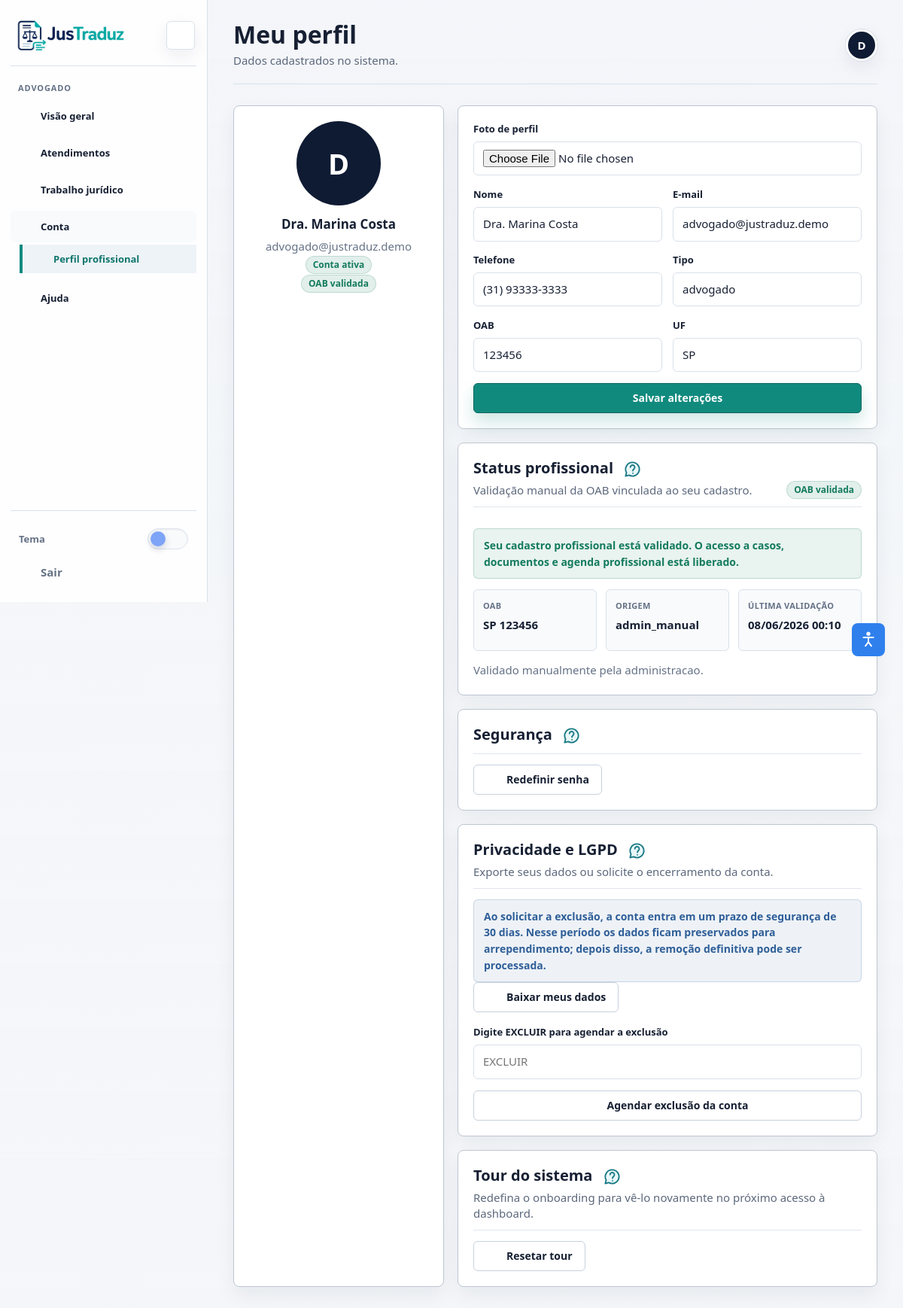
/frontend/perfil.php (signed in), run on the app's committed database.
### tables this page shows
CREATE TABLE IF NOT EXISTS users (
    id INT AUTO_INCREMENT PRIMARY KEY,
    organization_id INT NULL,
    nome VARCHAR(100) NOT NULL,
    email VARCHAR(100) UNIQUE NOT NULL,
    senha VARCHAR(255) NOT NULL,
    tipo ENUM('cliente', 'advogado', 'estagiario', 'admin') NOT NULL,
    
    oab VARCHAR(20),
    oab_uf VARCHAR(10),
    oab_status VARCHAR(50),
    oab_rejection_reason TEXT NULL,
    oab_submitted_at DATETIME NULL,
    oab_validated_at DATETIME NULL,
    oab_validated_by INT NULL,
    oab_parametro TEXT,
    oab_verificado BOOLEAN DEFAULT FALSE,

     
    oab_tipo VARCHAR(50),
    status_cna ENUM('pendente', 'verificado', 'invalido', 'nao_encontrado') DEFAULT 'pendente',
    cna_validado_em DATETIME NULL,
    cna_origem VARCHAR(50) NULL,
    cna_payload_cache TEXT NULL,
    cna_ultimo_erro TEXT NULL,
    cna_tentativas INT DEFAULT 0,
    
    telefone VARCHAR(25),
    cpf VARCHAR(14),
    foto_perfil VARCHAR(255),
    google_sub VARCHAR(255) UNIQUE,
    google_picture VARCHAR(255),
    google_linked_at DATETIME NULL,
    provider VARCHAR(30) NULL,
    profile_completed BOOLEAN DEFAULT TRUE,
    email_verified_at DATETIME NULL,
    deletion_requested_at DATETIME NULL,
    deletion_scheduled_at DATETIME NULL,
    status ENUM('ativo','inativo') DEFAULT 'ativo',
    created_at TIMESTAMP DEFAULT CURRENT_TIMESTAMP,
    updated_at DATETIME NULL DEFAULT NULL ON UPDATE CURRENT_TIMESTAMP,
    INDEX idx_users_tipo_status (tipo, status),
    UNIQUE KEY uniq_users_cpf (cpf),
    INDEX idx_users_oab_status (oab_status),
    INDEX idx_users_organization (organization_id),
    INDEX idx_users_provider (provider),
    INDEX idx_users_google_sub (google_sub),
    INDEX idx_users_deletion_schedule (deletion_scheduled_at),
    CONSTRAINT fk_users_organization FOREIGN KEY (organization_id) REFERENCES organizations(id) ON DELETE SET NULL,
    FOREIGN KEY (oab_validated_by) REFERENCES users(id) ON DELETE SET NULL
) DEFAULT CHARSET=utf8mb4;

### frontend/perfil.php (called while the page is built)
<?php
require __DIR__ . '/pages/app/perfil.php';

### frontend/app/support/database.php (called while the page is built, shortened)
<?php
function fetch_one(PDO $pdo, string $sql, array $params = []): ?array
{
    $stmt = $pdo->prepare($sql);
    $stmt->execute($params);
    $row = $stmt->fetch();
    return $row ?: null;
}

### backend/app/config/database.php (called while the page is built, shortened)
<?php
if (!function_exists('database_table_has_column')) {
    function database_table_has_column(PDO $pdo, string $table, string $column): bool
    {
        $driver = $pdo->getAttribute(PDO::ATTR_DRIVER_NAME);
        $safeTable = preg_replace('/[^A-Za-z0-9_]/', '', $table);
        $stmt = $pdo->prepare("SHOW COLUMNS FROM `$safeTable` WHERE Field = ?");
        $stmt->execute([$column]);
        return (bool) $stmt->fetch();
    }
}

### frontend/app/support/session.php (called while the page is built, shortened)
<?php
function current_user_id(): int
{
    return (int) ($_SESSION['id'] ?? 0);
}

### frontend/app/support/http.php (called while the page is built, shortened)
<?php
function e(?string $value): string
{
    return htmlspecialchars((string) $value, ENT_QUOTES, 'UTF-8');
}

### backend/app/config/app.php (called while the page is built, shortened)
<?php
function app_base_path(): string
{
    static $basePath = null;
    if ($basePath !== null) {
        return $basePath;
    }
    $scriptName = str_replace('\\', '/', (string) ($_SERVER['SCRIPT_NAME'] ?? ''));
    foreach (['/backend/', '/frontend/'] as $marker) {
        $position = strpos($scriptName, $marker);
        if ($position !== false) {
            $basePath = rtrim(substr($scriptName, 0, $position), '/');
            return $basePath === '/' ? '' : $basePath;
        }
    }
    $basePath = '';
    return $basePath;
}
function app_url(string $path = ''): string
{
    $path = '/' . ltrim($path, '/');
    return app_base_path() . ($path === '/' ? '' : $path);
}

### frontend/pages/app/perfil.php (the view, shortened to what this page needs)
<?php
require_once dirname(__DIR__, 2) . '/app/bootstrap.php';
$hasAccountDeletionSchedule = database_table_has_column($pdo, 'users', 'deletion_requested_at')
    && database_table_has_column($pdo, 'users', 'deletion_scheduled_at');
$accountDeletionSelect = $hasAccountDeletionSchedule
    ? ', deletion_requested_at, deletion_scheduled_at'
    : ', NULL AS deletion_requested_at, NULL AS deletion_scheduled_at';
$user = fetch_one(
    $pdo,
    'SELECT nome, email, tipo, telefone, cpf, foto_perfil, google_picture, oab, oab_uf, oab_status, oab_verificado, status_cna, cna_validado_em, cna_origem, cna_ultimo_erro' . $accountDeletionSelect . '
     FROM users
     WHERE id = ?',
    [current_user_id()]
);
function profile_oab_status_meta(array $user): array
{
    $verified = (int) ($user['oab_verificado'] ?? 0) === 1;
    $status = (string) (($user['status_cna'] ?? '') ?: 'pendente');
    if ($verified || $status === 'verificado') {
        return [
            'label' => 'OAB validada',
            'badge' => 'badge-success',
            'alert' => 'alert-success',
            'message' => 'Seu cadastro profissional está validado. O acesso a casos, documentos e agenda profissional está liberado.',
        ];
    }
    return [
        'label' => 'Aguardando validação',
        'badge' => 'badge-warning',
        'alert' => 'alert-info',
        'message' => 'Sua OAB ainda depende de revisão administrativa. Enquanto isso, o acesso profissional completo permanece bloqueado.',
    ];
}
$isProfessional = in_array($user['tipo'] ?? '', ['advogado', 'estagiario'], true);
$oabStatus = $isProfessional ? profile_oab_status_meta($user) : null;
$deletionScheduledAt = trim((string) ($user['deletion_scheduled_at'] ?? ''));
$hasDeletionScheduled = $deletionScheduledAt !== '';
$deletionScheduledLabel = $hasDeletionScheduled ? date('d/m/Y H:i', strtotime($deletionScheduledAt)) : '';
?>
<!DOCTYPE html>
<html lang="pt-BR">
<head>
  <link rel="stylesheet" href="assets/css/style.css?v=sidebar-open-button-1">
</head>
<body>
  <div class="app-shell">
    <main class="app-main">
      <section class="profile-layout">
        <aside class="card text-center">
          <div class="profile-photo">
            <span class="avatar-initial"><?= e(substr($user['nome'] ?? 'U', 0, 1)) ?></span>
          </div>
          <h3><?= e($user['nome'] ?? '') ?></h3>
          <p><?= e($user['email'] ?? '') ?></p>
          <p class="mt-12"><span class="badge <?= $hasDeletionScheduled ? 'badge-warning' : 'badge-success' ?>"><?= $hasDeletionScheduled ? 'Exclusão agendada' : 'Conta ativa' ?></span></p>
          <?php if ($oabStatus): ?>
            <p class="mt-8"><span class="badge <?= e($oabStatus['badge']) ?>"><?= e($oabStatus['label']) ?></span></p>
          <?php endif; ?>
        </aside>
        <div class="profile-main">
          <form class="card auth-form" action="<?= e(app_url('/backend/public/index.php?rota=/profile/update')) ?>" method="post" enctype="multipart/form-data">
            <div class="field">
              <label for="foto_perfil">Foto de perfil</label>
              <input class="input" id="foto_perfil" name="foto_perfil" type="file" accept=".jpg,.jpeg,.png,.webp">
            </div>
            <div class="form-grid">
              <div class="field"><label for="nome">Nome</label><input class="input" id="nome" name="nome" value="<?= e($user['nome'] ?? '') ?>" required></div>
              <div class="field"><label for="email">E-mail</label><input class="input" id="email" name="email" type="email" value="<?= e($user['email'] ?? '') ?>" required></div>
              <div class="field"><label for="telefone">Telefone</label><input class="input" id="telefone" name="telefone" type="tel" inputmode="tel" autocomplete="tel" maxlength="15" placeholder="(00) 00000-0000" value="<?= e($user['telefone'] ?? '') ?>"></div>
              <div class="field"><label for="tipo">Tipo</label><input class="input" id="tipo" value="<?= e($user['tipo'] ?? '') ?>" disabled></div>
            </div>
            <?php if (in_array($user['tipo'] ?? '', ['advogado', 'estagiario'], true)): ?>
              <div class="form-grid">
                <div class="field"><label>OAB</label><input class="input" value="<?= e($user['oab'] ?? '') ?>" disabled></div>
                <div class="field"><label>UF</label><input class="input" value="<?= e($user['oab_uf'] ?? '') ?>" disabled></div>
              </div>
            <?php endif; ?>
            <button class="btn btn-primary" type="submit"><?= icon_svg('user') ?> Salvar alterações</button>
          </form>
          <?php if ($oabStatus): ?>
            <section class="card profile-oab-card">
              <div class="dash-section-title">
                <div>
                  <h2>Status profissional</h2>
                  <p class="text-muted">Validação manual da OAB vinculada ao seu cadastro.</p>
                </div>
                <span class="badge <?= e($oabStatus['badge']) ?>"><?= e($oabStatus['label']) ?></span>
              </div>
              <div class="alert is-visible <?= e($oabStatus['alert']) ?>"><?= e($oabStatus['message']) ?></div>
              <div class="profile-oab-grid">
                <div>
                  <span>OAB</span>
                  <strong><?= e(trim((string) (($user['oab_uf'] ?? '') . ' ' . ($user['oab'] ?? ''))) ?: '-') ?></strong>
                </div>
                <div>
                  <span>Origem</span>
                  <strong><?= e(($user['cna_origem'] ?? '') ?: 'admin_manual') ?></strong>
                </div>
                <div>
                  <span>Última validação</span>
                  <strong><?= !empty($user['cna_validado_em']) ? e(date('d/m/Y H:i', strtotime((string) $user['cna_validado_em']))) : '-' ?></strong>
                </div>
              </div>
              <?php if (!empty($user['oab_status'])): ?>
                <p class="text-muted mt-12"><?= e($user['oab_status']) ?></p>
              <?php endif; ?>
            </section>
          <?php endif; ?>
          <section class="card">
            <div class="dash-section-title"><h2>Segurança</h2></div>
            <div class="form-actions">
              <button class="btn btn-outline" type="button" data-password-modal-open><?= icon_svg('lock') ?> Redefinir senha</button>
            </div>
          </section>
          <section class="card">
            <div class="dash-section-title">
              <div>
                <h2>Privacidade e LGPD</h2>
                <p class="text-muted">Exporte seus dados ou solicite o encerramento da conta.</p>
              </div>
            </div>
            <?php if ($hasDeletionScheduled): ?>
              <div class="alert alert-warning is-visible">
                A exclusão definitiva está agendada para <?= e($deletionScheduledLabel) ?>. Até lá, seus dados permanecem guardados e a solicitação pode ser cancelada.
              </div>
              <form class="inline-form mt-12" action="<?= e(app_url('/backend/public/index.php?rota=/privacy/cancel-delete-account')) ?>" method="post" data-confirm="Cancelar a exclusão da conta e manter seu cadastro ativo?">
                <?= csrf_input() ?>
                <button class="btn btn-primary" type="submit"><?= icon_svg('shield') ?> Cancelar exclusão</button>
              </form>
            <?php else: ?>
              <div class="alert alert-info is-visible">
                Ao solicitar a exclusão, a conta entra em um prazo de segurança de 30 dias. Nesse período os dados ficam preservados para arrependimento; depois disso, a remoção definitiva pode ser processada.
              </div>
            <?php endif; ?>
            <div class="form-actions">
              <form class="inline-form" action="<?= e(app_url('/backend/public/index.php?rota=/privacy/export')) ?>" method="post">
                <button class="btn btn-outline" type="submit"><?= icon_svg('download') ?> Baixar meus dados</button>
              </form>
            </div>
            <?php if (!$hasDeletionScheduled): ?>
            <form class="auth-form mt-16" action="<?= e(app_url('/backend/public/index.php?rota=/privacy/delete-account')) ?>" method="post" data-confirm="Agendar exclusão da conta? Seus dados serão preservados por 30 dias para cancelamento antes da remoção definitiva.">
              <div class="field">
                <label for="privacy_delete_confirm">Digite EXCLUIR para agendar a exclusão</label>
                <input class="input" id="privacy_delete_confirm" name="confirmacao" autocomplete="off" placeholder="EXCLUIR">
              </div>
              <button class="btn btn-outline" type="submit"><?= icon_svg('trash') ?> Agendar exclusão da conta</button>
            </form>
            <?php endif; ?>
          </section>
          <section class="card">
            <div class="dash-section-title">
              <div>
                <h2>Tour do sistema</h2>
                <p class="text-muted">Redefina o onboarding para vê-lo novamente no próximo acesso à dashboard.</p>
              </div>
            </div>
            <div class="form-actions">
              <button class="btn btn-outline" type="button" data-tour-reset><?= icon_svg('help') ?> Resetar tour</button>
            </div>
          </section>
        </div>
      </section>
    </main>
  </div>
</body>
</html>

### data on the page
users: nome "D", nome "Dra. Marina Costa", email "advogado@justraduz.demo", tipo "OAB validada", telefone "(31) 93333-3333", tipo "advogado", oab "123456", oab_uf "SP", tipo "Seu cadastro profissional está validado. O acesso a casos, documentos e agenda profissional está liberado.", oab_uf+oab "SP 123456", cna_origem "admin_manual", cna_validado_em "08/06/2026 00:10", oab_status "Validado manualmente pela administracao."

### other printed values
$label "ADVOGADO"
$module['label'] "Visão geral"
$module['label'] "Atendimentos"
$module['label'] "Trabalho jurídico"
$module['label'] "Conta"
$item['label'] "Perfil profissional"
$title "Meu perfil"
$subtitle "Dados cadastrados no sistema."
$initial "D"
